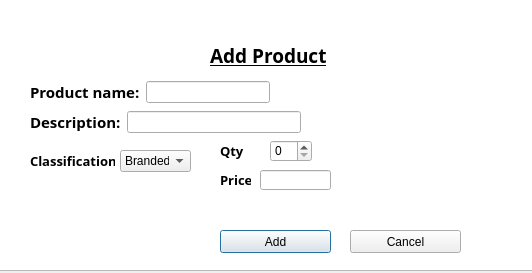
<?xml version="1.0" encoding="UTF-8"?>
<ui version="4.0">
 <class>AddMember</class>
 <widget class="QDialog" name="AddMember">
  <property name="geometry">
   <rect>
    <x>0</x>
    <y>0</y>
    <width>532</width>
    <height>273</height>
   </rect>
  </property>
  <property name="minimumSize">
   <size>
    <width>200</width>
    <height>200</height>
   </size>
  </property>
  <property name="maximumSize">
   <size>
    <width>600</width>
    <height>600</height>
   </size>
  </property>
  <property name="font">
   <font>
    <family>Ubuntu</family>
   </font>
  </property>
  <property name="windowTitle">
   <string>Add Product</string>
  </property>
  <property name="windowIcon">
   <iconset>
    <normaloff>../../.designer/backup/Resources/S.png</normaloff>../../.designer/backup/Resources/S.png</iconset>
  </property>
  <property name="autoFillBackground">
   <bool>false</bool>
  </property>
  <property name="styleSheet">
   <string notr="true"/>
  </property>
  <property name="sizeGripEnabled">
   <bool>false</bool>
  </property>
  <widget class="QLabel" name="label_8">
   <property name="geometry">
    <rect>
     <x>210</x>
     <y>40</y>
     <width>131</width>
     <height>31</height>
    </rect>
   </property>
   <property name="font">
    <font>
     <family>FontAwesome</family>
     <pointsize>14</pointsize>
     <weight>75</weight>
     <bold>true</bold>
     <underline>true</underline>
     <kerning>true</kerning>
    </font>
   </property>
   <property name="autoFillBackground">
    <bool>false</bool>
   </property>
   <property name="text">
    <string>Add Product</string>
   </property>
  </widget>
  <widget class="QLabel" name="label_9">
   <property name="geometry">
    <rect>
     <x>220</x>
     <y>140</y>
     <width>61</width>
     <height>21</height>
    </rect>
   </property>
   <property name="font">
    <font>
     <family>Sitka Heading</family>
     <pointsize>10</pointsize>
     <weight>75</weight>
     <bold>true</bold>
    </font>
   </property>
   <property name="text">
    <string>Qty</string>
   </property>
  </widget>
  <widget class="QPushButton" name="AddMembah">
   <property name="geometry">
    <rect>
     <x>220</x>
     <y>230</y>
     <width>111</width>
     <height>23</height>
    </rect>
   </property>
   <property name="text">
    <string>Add</string>
   </property>
  </widget>
  <widget class="QWidget" name="layoutWidget">
   <property name="geometry">
    <rect>
     <x>30</x>
     <y>80</y>
     <width>240</width>
     <height>24</height>
    </rect>
   </property>
   <layout class="QHBoxLayout" name="horizontalLayout_2">
    <item>
     <widget class="QLabel" name="label">
      <property name="font">
       <font>
        <family>Sitka Heading</family>
        <pointsize>11</pointsize>
        <weight>75</weight>
        <bold>true</bold>
       </font>
      </property>
      <property name="text">
       <string>Product name:</string>
      </property>
     </widget>
    </item>
    <item>
     <widget class="QLineEdit" name="Name">
      <property name="styleSheet">
       <string notr="true">background-image: transparent;</string>
      </property>
      <property name="text">
       <string/>
      </property>
      <property name="placeholderText">
       <string/>
      </property>
     </widget>
    </item>
   </layout>
  </widget>
  <widget class="QSpinBox" name="spin">
   <property name="geometry">
    <rect>
     <x>270</x>
     <y>140</y>
     <width>42</width>
     <height>22</height>
    </rect>
   </property>
   <property name="styleSheet">
    <string notr="true">background-image: transparent;</string>
   </property>
  </widget>
  <widget class="QPushButton" name="cancel">
   <property name="geometry">
    <rect>
     <x>350</x>
     <y>230</y>
     <width>111</width>
     <height>23</height>
    </rect>
   </property>
   <property name="text">
    <string>Cancel</string>
   </property>
  </widget>
  <widget class="QGraphicsView" name="graphicsView">
   <property name="geometry">
    <rect>
     <x>-190</x>
     <y>-160</y>
     <width>741</width>
     <height>431</height>
    </rect>
   </property>
   <property name="styleSheet">
    <string notr="true">background-image: url(:/Backgrounds/internal_medicine_zhanna_tsukerman.jpg);</string>
   </property>
  </widget>
  <widget class="QWidget" name="layoutWidget_2">
   <property name="geometry">
    <rect>
     <x>30</x>
     <y>110</y>
     <width>271</width>
     <height>24</height>
    </rect>
   </property>
   <layout class="QHBoxLayout" name="horizontalLayout_4">
    <item>
     <widget class="QLabel" name="label_2">
      <property name="font">
       <font>
        <family>Sitka Heading</family>
        <pointsize>11</pointsize>
        <weight>75</weight>
        <bold>true</bold>
       </font>
      </property>
      <property name="text">
       <string>Description:</string>
      </property>
     </widget>
    </item>
    <item>
     <widget class="QLineEdit" name="Description">
      <property name="styleSheet">
       <string notr="true">background-image: transparent;</string>
      </property>
      <property name="text">
       <string/>
      </property>
      <property name="placeholderText">
       <string/>
      </property>
     </widget>
    </item>
   </layout>
  </widget>
  <widget class="QLabel" name="label_11">
   <property name="geometry">
    <rect>
     <x>220</x>
     <y>170</y>
     <width>31</width>
     <height>20</height>
    </rect>
   </property>
   <property name="font">
    <font>
     <family>Sitka Heading</family>
     <pointsize>10</pointsize>
     <weight>75</weight>
     <bold>true</bold>
    </font>
   </property>
   <property name="text">
    <string>Price:</string>
   </property>
  </widget>
  <widget class="QLineEdit" name="Price">
   <property name="geometry">
    <rect>
     <x>260</x>
     <y>170</y>
     <width>71</width>
     <height>20</height>
    </rect>
   </property>
  </widget>
  <widget class="QLabel" name="label_4">
   <property name="geometry">
    <rect>
     <x>30</x>
     <y>150</y>
     <width>85</width>
     <height>22</height>
    </rect>
   </property>
   <property name="font">
    <font>
     <family>Sitka Heading</family>
     <pointsize>10</pointsize>
     <weight>75</weight>
     <bold>true</bold>
    </font>
   </property>
   <property name="text">
    <string>Classification:</string>
   </property>
  </widget>
  <widget class="QComboBox" name="Classi">
   <property name="geometry">
    <rect>
     <x>120</x>
     <y>150</y>
     <width>71</width>
     <height>22</height>
    </rect>
   </property>
   <item>
    <property name="text">
     <string>Branded</string>
    </property>
   </item>
   <item>
    <property name="text">
     <string>Generic</string>
    </property>
   </item>
  </widget>
  <zorder>graphicsView</zorder>
  <zorder>label_8</zorder>
  <zorder>label_9</zorder>
  <zorder>AddMembah</zorder>
  <zorder>Price</zorder>
  <zorder>label_11</zorder>
  <zorder>layoutWidget</zorder>
  <zorder>spin</zorder>
  <zorder>cancel</zorder>
  <zorder>layoutWidget_2</zorder>
  <zorder>label_4</zorder>
  <zorder>Classi</zorder>
 </widget>
 <resources>
  <include location="Resourcess/BG.qrc"/>
 </resources>
 <connections/>
</ui>
